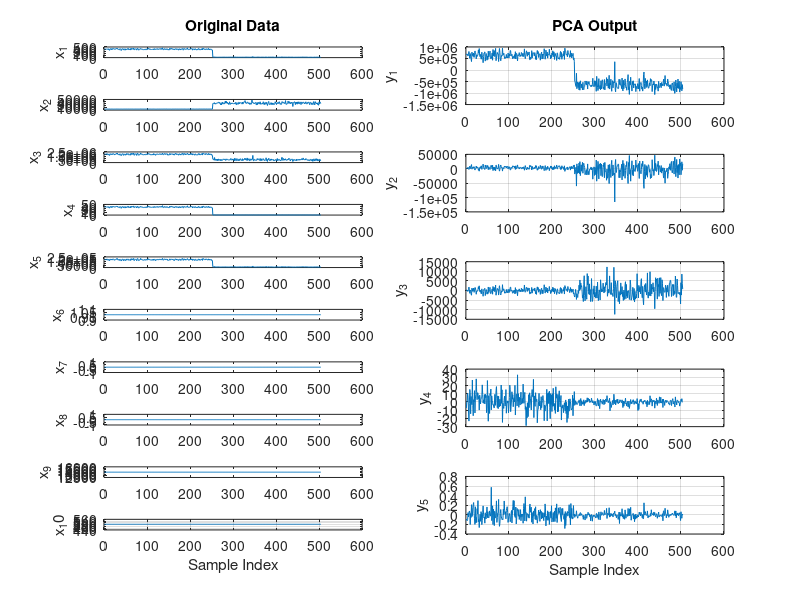

Write the MATLAB code that produced this figure. (Note: this script raises an error after producing the figure.)
%%%%%%%%%%%%%%%%%%%%%%%%%%%%%%%%%%%%%%%%%%%%%%%%%%%%%%%%%%%%%%%%%%%%%%%%%%%%%%%%%%%%%%
%UDP flood - PCA+LDA+ALO only 
%
%
%Author : 
%Date Created : 
%%%%%%%%%%%%%%%%%%%%%%%%%%%%%%%%%%%%%%%%%%%%%%%%%%%%%%%%%%%%%%%%%%%%%%%%%%%%%%%%%%%%%%
clear all;%#ok
close all;
clc


%Load the Database with both normal and udp attack records from Cloud
load('udp_Feat.mat');

[pc,score,ev] = pca(X);

%%
%Plotting Inputs vs reduced PCA output
D = size(X,2);
for d=1:D
    % Original Data
    subplot(D,2,2*d-1);
    plot(X(:,d));
    ylabel(['x_' num2str(d)]);
    if d==D
        xlabel('Sample Index');
    end
    if d==1
        title('Original Data');
    end 
end

grid on;
D1 = size(score,2);
for d1=1:D1
   % Transformed Data
    subplot(D1,2,2*d1);
    plot(score(:,d1));
    ylabel(['y_' num2str(d1)]);
    if d1==D1
        xlabel('Sample Index');
    end
    if d1==1
        title('PCA Output');
    end
    grid on;  
end

set(gcf, 'position', get(0, 'screensize'));
saveas(gcf, 'results\data_UDP+proposed.jpg');

%%
%LDA 
S1={};
T=zeros(numel(myStr),2);
for ji=1:numel(myStr)
    if(strcmp(myStr(ji).Class,'Attack'))
        S1{ji}=myStr(ji).Class;
        T(ji,1)=1;
    else if(strcmp(myStr(ji).Class,'Normal'))
            S1{ji}=myStr(ji).Class;
            T(ji,2)=1;
        end
    end
end

X1=score;
L = vec2ind(T')';

% [Y, W, lambda, sortorder] = LDA(X1, L);
[W, lambda, sortorder] = LDA(X1, L);

Y=X1*W;

Y1=zeros(size(Y));
%Sort it in the same feature order
for ii=1:size(Y,2)
    Y1(:,sortorder(ii))=Y(:,ii);
end

%Reduce Dimensions - by removing reduundant information
j=1;
for ii=1:size(Y1,2)
    if(sum(Y1(:,ii))==0)
%         disp('All zeros');
    else
        LDA_out(:,j)=Y1(:,ii);%#ok
        j=j+1;
    end  
end


%%
figure;

D2 = size(X1,2)/2;
for d2=1:D2
    % Original Data
    subplot(D2,2,2*d2-1);
    plot(X1(:,d2));
    ylabel(['x_' num2str(d2)]);
    if d2==D2
        xlabel('Sample Index');
    end
    if d2==1
        title('PCA Data');
    end
    grid on;
    
     % Transformed Data
    subplot(D2,2,2*d2);
    plot(Y1(:,d2));
    ylabel(['y_' num2str(d2)]);
    if d2==D2
        xlabel('Sample Index');
    end
    if d2==1
        title('LDA Output');
    end
    grid on;
    
end

set(gcf, 'position', get(0, 'screensize'));
saveas(gcf, 'results\data1_UDP+proposed.jpg');

%%
%ALO Optimizer
inalo=LDA_out;
[cg_curve,sortantlion,antlions_fitness,idx]=ALO(inalo,50,min(inalo),max(inalo),5,@F1);

N=size(inalo,1);

%Attack Matrix
attkmatrx =zeros(2,N);

Avg_antLfit=sum(antlions_fitness)/N;


for ii=1:N
    if(strcmp(S1{ii},'Normal'))
        attkmatrx(1,ii)=1;
    else
        attkmatrx(2,ii)=1;
    end
end

%%
% Classification using FeedForward Networks
input=antlions_fitness;
t=attkmatrx;

% Create a Pattern Recognition Network
trainFcn = 'trainscg';
hiddenLayerSize = 10;
net = patternnet(hiddenLayerSize);

% Set up Division of Data for Training, Validation, Testing
net.divideParam.trainRatio = 70/100;
net.divideParam.valRatio = 15/100;
net.divideParam.testRatio = 15/100;

% Train the Network
[net,tr] = train(net,input,t);

% Test the Network
testX = input;
testT = t;

testY = net(testX);

plotperform(tr);
saveas(gcf, 'results\perf_UDP+proposed.jpg');
plottrainstate(tr);
saveas(gcf, 'results\trstate_UDP+proposed.jpg');

%Plotting
figure
plotconfusion(testT,testY);
saveas(gcf, 'results\confusion_UDP+proposed.jpg');
figure
plotroc(testT,testY);
saveas(gcf, 'results\roc_UDP+proposed.jpg');

%Plot Errors
errors=testT-testY;
E=abs(errors(1,:));
figure;
plot([1:length(E)],E);%#ok
xlabel('Instances');
ylabel('Errors=target-outputs');
title('Errors Plot');
saveas(gcf, 'results\errplot_UDP+proposed.jpg')

%%
%Metrics Calculation
% Actual | Neg | True Neg  | False Pos |
%        | Pos | False Neg | True Pos  |

[c,cm,ind,per] = confusion(testT,testY);

TP = cm(2,2);
TN = cm(1,1);
FP = cm(1,2);
FN = cm(2,1);

Precision = (TP / (TP + FP))*100;
Accuracy = ((TP+TN)/(TP+TN+FP+FN))*100;
Sensitivity = (TP/(TP+FN))*100;
Specificity = (TN/(FP+TN))*100;
Fscore = ((2*TP)/(2*TP+FP+FN))*100;
FallOut = ( FP /(FP + TN))*100;               %False POsitive Rate
NPV = (TN / (TN + FN))*100;                   %NEgaitve Predictive Value

ID_Met = [Precision;Accuracy;Sensitivity;Specificity;Fscore;FallOut;NPV];

fid0=fopen('scores_UDP+proposed.txt','w');

fprintf(fid0,'Precision: %.2f\n', Precision);
fprintf(fid0,'Accuracy: %.2f\n', Accuracy);
fprintf(fid0,'Sensitivity: %.2f\n', Sensitivity);
fprintf(fid0,'Specificity: %.2f\n', Specificity);
fprintf(fid0,'Fscore: %.2f\n', Fscore);
fprintf(fid0,'FallOut: %.2f\n', FallOut);
fprintf(fid0,'NPV: %.2f\n', NPV);

fprintf(fid0,'%.2f  %.2f  %.2f  %.2f  %.2f  %.2f  %.2f\n', Precision,Accuracy,Sensitivity,Specificity,Fscore,FallOut,NPV);
fprintf(fid0,'%.2f, %.2f, %.2f, %.2f, %.2f, %.2f, %.2f\n', Precision,Accuracy,Sensitivity,Specificity,Fscore,FallOut,NPV);
fprintf(fid0,'%.2f; %.2f; %.2f; %.2f; %.2f; %.2f; %.2f\n', Precision,Accuracy,Sensitivity,Specificity,Fscore,FallOut,NPV);
fclose(fid0);

%%
%Plot the attack and normal traffic with reduced dataset
figure;
plot([1:N],antlions_fitness);%#ok
xlabel('Sample Index');
ylabel('Traffic Fitness');
title('Traffic Data');
saveas(gcf, 'results\traffic_UDP+proposed.jpg');

%%
%INtrusion Prevention System
Xips={};

%Reconstruct the IP and feature with class table for user 
for ii=1:N
    Xips{ii,1}=myStr(ii).SrcIP;%#ok
    Xips{ii,2}=myStr(ii).DstIP;%#ok
    Xips{ii,3}=antlions_fitness(ii);%#ok
    Xips{ii,4}=S1{ii};%#ok
end

%Filter the system and white list the attack IP sources
%Filter target
filt_tgt = zeros(2,N);
for ii=1:N
    if(strcmp(Xips{ii,4},'Normal'))
        filt_tgt(1,ii)=1;
    else
        filt_tgt(2,ii)=1; 
    end
end

input1=antlions_fitness;
tgt=filt_tgt;

% Create a Pattern Recognition Network
hiddenLayerSize = 10;
net1 = patternnet(hiddenLayerSize);

% Set up Division of Data for Training, Validation, Testing
net1.divideParam.trainRatio = 70/100;
net1.divideParam.valRatio = 15/100;
net1.divideParam.testRatio = 15/100;

% Train the Network
[net1,tr1] = train(net1,input1,tgt);

% Test the Network
outputs_ips = net1(input);

%Plotting - IPS
figure
plotconfusion(tgt,outputs_ips);
figure
plotroc(tgt,outputs_ips);

%Metrics for IPS

[c1,cm1,ind1,per1] = confusion(tgt,outputs_ips);

TP1 = cm1(2,2);
TN1 = cm1(1,1);
FP1 = cm1(1,2);
FN1 = cm1(2,1);

Precision1 = (TP1 / (TP1 + FP1))*100;
Accuracy1 = ((TP1+TN1)/(TP1+TN1+FP1+FN1))*100;
Sensitivity1 = (TP1/(TP1+FN1))*100;
Specificity1 = (TN1/(FP1+TN1))*100;
Fscore1 = ((2*TP1)/(2*TP1+FP1+FN1))*100;
FallOut1 = ( FP1 /(FP1 + TN1))*100;               %False POsitive Rate
NPV1 = (TN1 / (TN1 + FN1))*100; 

IP_Met = [Precision1;Accuracy1;Sensitivity1;Specificity1;Fscore1;FallOut1;NPV1];

%%
%Save the Black Listed SourceIP Addresses to the cloud
blist={};j=1;
for ii=1:N
    if(strcmp(Xips{ii,4},'Attack'))
        blist{j}=Xips{ii,1};%#ok
        j=j+1;
    end
end
 
[nrows, ncols]=size(blist);
%Write the blacklist to a txt file
fid1=fopen('C:\apachetomcat9\webapps\TestDoc\BlackList.xls','w');
for col=1:ncols
    fprintf(fid1,'%s\n',blist{1,col});
end
fclose(fid1);

%Save to Cloud
blacklisttoCloud()